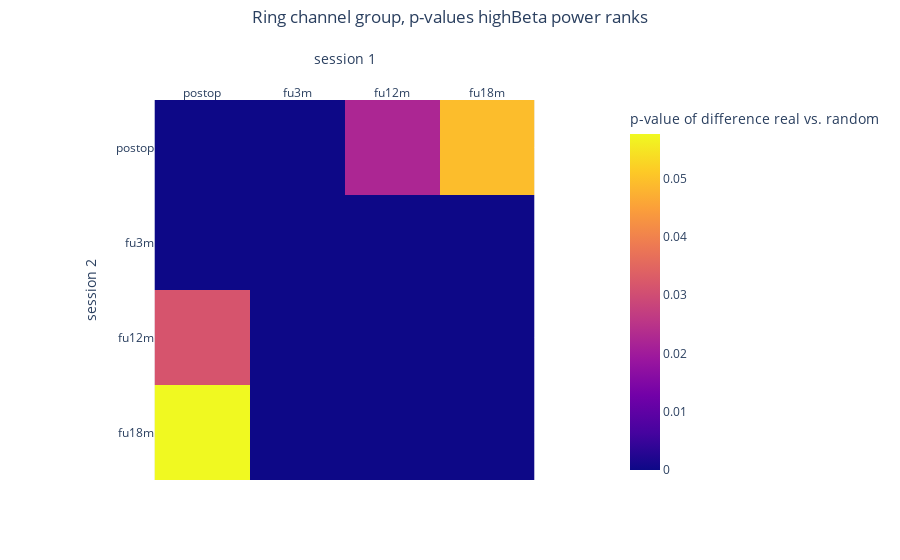
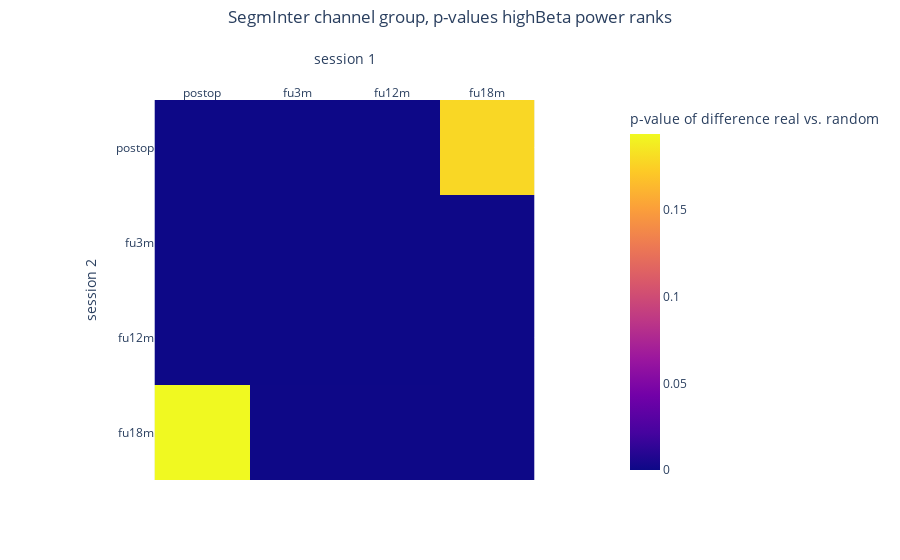
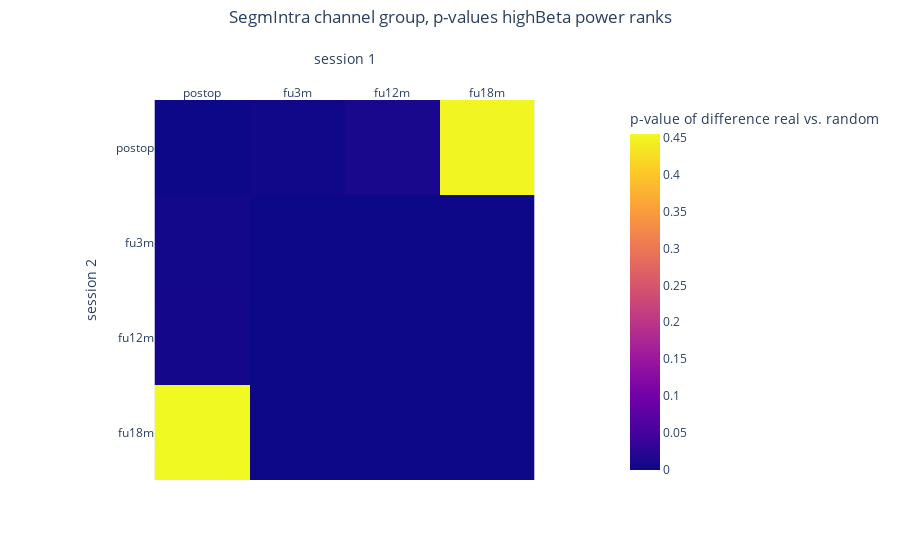

The notebook cell saved with these charts, in order:
### Code cell
heatmap_permutation_distances = Permute_ranks.heatmap_distances_to_permutated_mean(
    data2permute="psdAverage",
    filterSignal="band-pass",
    normalization="rawPsd",
    freqBand="highBeta"
)

### Figure 1 — Plotly figure (JSON) as saved in the notebook; plotly's stock layout.template omitted (floating-point values rounded to 4 significant figures)
{"data": [{"coloraxis": "coloraxis", "hovertemplate": "session 1: %{x}<br>session 2: %{y}<br>p-value of difference real vs. random: %{z}<extra></extra>", "name": "0", "type": "heatmap", "x": ["postop", "fu3m", "fu12m", "fu18m"], "xaxis": "x", "y": ["postop", "fu3m", "fu12m", "fu18m"], "yaxis": "y", "z": [[1.2e-14, 1.361e-05, 0.02226, 0.04922], [1.576e-05, 0, 1.376e-05, 3.944e-08], [0.03145, 7.932e-06, 2e-15, 5.658e-06], [0.0576, 1.86e-07, 8.716e-06, 7.432e-09]]}], "layout": {"coloraxis": {"colorbar": {"title": {"text": "p-value of difference real vs. random"}}, "colorscale": [[0, "#0d0887"], [0.1111, "#46039f"], [0.2222, "#7201a8"], [0.3333, "#9c179e"], [0.4444, "#bd3786"], [0.5556, "#d8576b"], [0.6667, "#ed7953"], [0.7778, "#fb9f3a"], [0.8889, "#fdca26"], [1, "#f0f921"]]}, "title": {"text": "Ring channel group, p-values highBeta power ranks", "x": 0.5, "xanchor": "center", "y": 0.98, "yanchor": "top"}, "xaxis": {"anchor": "y", "constrain": "domain", "domain": [0, 1], "scaleanchor": "y", "side": "top", "title": {"text": "session 1"}}, "yaxis": {"anchor": "x", "autorange": "reversed", "constrain": "domain", "domain": [0, 1], "title": {"text": "session 2"}}}}

### Figure 2 — Plotly figure (JSON) as saved in the notebook; plotly's stock layout.template omitted (floating-point values rounded to 4 significant figures)
{"data": [{"coloraxis": "coloraxis", "hovertemplate": "session 1: %{x}<br>session 2: %{y}<br>p-value of difference real vs. random: %{z}<extra></extra>", "name": "0", "type": "heatmap", "x": ["postop", "fu3m", "fu12m", "fu18m"], "xaxis": "x", "y": ["postop", "fu3m", "fu12m", "fu18m"], "yaxis": "y", "z": [[5e-15, 3.267e-05, 1.315e-05, 0.1784], [1.712e-05, 0, 2.77e-08, 0.000268], [1.107e-05, 3.683e-08, 0, 0.0001225], [0.1939, 0.0002551, 0.0001909, 4.832e-09]]}], "layout": {"coloraxis": {"colorbar": {"title": {"text": "p-value of difference real vs. random"}}, "colorscale": [[0, "#0d0887"], [0.1111, "#46039f"], [0.2222, "#7201a8"], [0.3333, "#9c179e"], [0.4444, "#bd3786"], [0.5556, "#d8576b"], [0.6667, "#ed7953"], [0.7778, "#fb9f3a"], [0.8889, "#fdca26"], [1, "#f0f921"]]}, "title": {"text": "SegmInter channel group, p-values highBeta power ranks", "x": 0.5, "xanchor": "center", "y": 0.98, "yanchor": "top"}, "xaxis": {"anchor": "y", "constrain": "domain", "domain": [0, 1], "scaleanchor": "y", "side": "top", "title": {"text": "session 1"}}, "yaxis": {"anchor": "x", "autorange": "reversed", "constrain": "domain", "domain": [0, 1], "title": {"text": "session 2"}}}}

### Figure 3 — Plotly figure (JSON) as saved in the notebook; plotly's stock layout.template omitted (floating-point values rounded to 4 significant figures)
{"data": [{"coloraxis": "coloraxis", "hovertemplate": "session 1: %{x}<br>session 2: %{y}<br>p-value of difference real vs. random: %{z}<extra></extra>", "name": "0", "type": "heatmap", "x": ["postop", "fu3m", "fu12m", "fu18m"], "xaxis": "x", "y": ["postop", "fu3m", "fu12m", "fu18m"], "yaxis": "y", "z": [[0, 0.00359, 0.01067, 0.4507], [0.004502, 0, 2.108e-12, 5.08e-07], [0.006866, 2.63e-13, 0, 3.8e-14], [0.4548, 4.417e-07, 2e-14, 0]]}], "layout": {"coloraxis": {"colorbar": {"title": {"text": "p-value of difference real vs. random"}}, "colorscale": [[0, "#0d0887"], [0.1111, "#46039f"], [0.2222, "#7201a8"], [0.3333, "#9c179e"], [0.4444, "#bd3786"], [0.5556, "#d8576b"], [0.6667, "#ed7953"], [0.7778, "#fb9f3a"], [0.8889, "#fdca26"], [1, "#f0f921"]]}, "title": {"text": "SegmIntra channel group, p-values highBeta power ranks", "x": 0.5, "xanchor": "center", "y": 0.98, "yanchor": "top"}, "xaxis": {"anchor": "y", "constrain": "domain", "domain": [0, 1], "scaleanchor": "y", "side": "top", "title": {"text": "session 1"}}, "yaxis": {"anchor": "x", "autorange": "reversed", "constrain": "domain", "domain": [0, 1], "title": {"text": "session 2"}}}}
